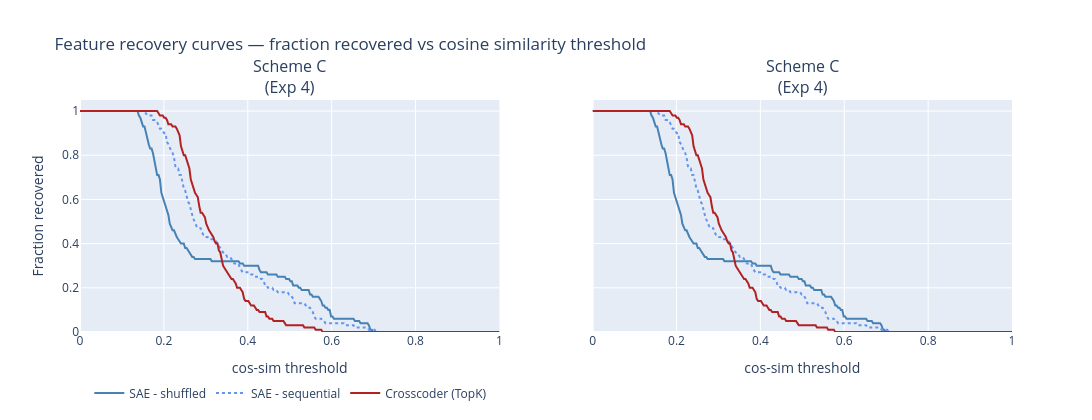

Source (notebook cell):
### Markdown cell above
---
## Summary — all experiments

We compare feature recovery across all four conditions using three metrics:
1. **Mean max cosine similarity** — averaged over true features.
2. **Recovery @ 0.9** — fraction of true features with a crosscoder latent aligned to ≥ 0.9 cosine similarity.
3. **Recovery @ 0.8** — same with a looser threshold.

### Code cell
# ── Summary table ──────────────────────────────────────────────────────────
print(f'\n{"Exp":<22} {"SAE-shuf AUC":>13} {"SAE-seq AUC":>12} {"XC AUC":>9} {"XC vs shuf":>11}')
print('-' * 72)
for r in ALL_RESULTS:
    label = r['label'].replace('\n', ' ')
    auc_s = r['sae_shuffled']['auc']
    auc_q = r['sae_sequential']['auc']
    auc_c = r['crosscoder']['auc']
    delta = auc_c - auc_s
    flag  = '  <- XC wins' if delta > 0.01 else ('  <- XC loses' if delta < -0.01 else '  ~')
    print(f'{label:<22} {auc_s:>13.4f} {auc_q:>12.4f} {auc_c:>9.4f} {delta:>+11.4f}{flag}')


# ── Recovery curves (final) ──────────────────────────────────────────────────
def recovery_curve(per_feature, thresholds):
    return np.array([(per_feature >= t).mean() for t in thresholds])

model_styles = {
    'sae_shuffled':   ('SAE - shuffled',    'steelblue',      'solid'),
    'sae_sequential': ('SAE - sequential',  'cornflowerblue', 'dot'),
    'crosscoder':     ('Crosscoder (TopK)', 'firebrick',      'solid'),
}

fig = make_subplots(
    rows=1, cols=len(ALL_RESULTS),
    subplot_titles=[r['label'].replace('\n', '<br>') for r in ALL_RESULTS],
    shared_yaxes=True,
)
for col, r in enumerate(ALL_RESULTS, start=1):
    for key, (name, color, dash) in model_styles.items():
        curve = recovery_curve(r[key]['per_feature'], THRESHOLDS)
        fig.add_trace(go.Scatter(
            x=THRESHOLDS, y=curve, name=name,
            line=dict(color=color, dash=dash, width=2),
            showlegend=(col == 1), legendgroup=key,
        ), row=1, col=col)

fig.update_layout(
    title='Feature recovery curves — fraction recovered vs cosine similarity threshold',
    height=420, width=1100,
    legend=dict(x=0.01, y=-0.2, orientation='h'),
)
fig.update_xaxes(title_text='cos-sim threshold', range=[0, 1])
fig.update_yaxes(title_text='Fraction recovered', range=[0, 1.05], col=1)
fig.show()

### Figure 1 — Plotly figure (JSON) as saved in the notebook; plotly's stock layout.template omitted (floating-point values rounded to 4 significant figures; data arrays with more than 128 entries replaced by an {"elided": "..."} marker saying what was removed)
{"data": [{"legendgroup": "sae_shuffled", "line": {"color": "steelblue", "dash": "solid", "width": 2}, "name": "SAE - shuffled", "showlegend": true, "type": "scatter", "x": {"elided": "300 float values"}, "xaxis": "x", "y": {"elided": "300 float values"}, "yaxis": "y"}, {"legendgroup": "sae_sequential", "line": {"color": "cornflowerblue", "dash": "dot", "width": 2}, "name": "SAE - sequential", "showlegend": true, "type": "scatter", "x": {"elided": "300 float values"}, "xaxis": "x", "y": {"elided": "300 float values"}, "yaxis": "y"}, {"legendgroup": "crosscoder", "line": {"color": "firebrick", "dash": "solid", "width": 2}, "name": "Crosscoder (TopK)", "showlegend": true, "type": "scatter", "x": {"elided": "300 float values"}, "xaxis": "x", "y": {"elided": "300 float values"}, "yaxis": "y"}, {"legendgroup": "sae_shuffled", "line": {"color": "steelblue", "dash": "solid", "width": 2}, "name": "SAE - shuffled", "showlegend": false, "type": "scatter", "x": {"elided": "300 float values"}, "xaxis": "x2", "y": {"elided": "300 float values"}, "yaxis": "y2"}, {"legendgroup": "sae_sequential", "line": {"color": "cornflowerblue", "dash": "dot", "width": 2}, "name": "SAE - sequential", "showlegend": false, "type": "scatter", "x": {"elided": "300 float values"}, "xaxis": "x2", "y": {"elided": "300 float values"}, "yaxis": "y2"}, {"legendgroup": "crosscoder", "line": {"color": "firebrick", "dash": "solid", "width": 2}, "name": "Crosscoder (TopK)", "showlegend": false, "type": "scatter", "x": {"elided": "300 float values"}, "xaxis": "x2", "y": {"elided": "300 float values"}, "yaxis": "y2"}], "layout": {"annotations": [{"font": {"size": 16}, "showarrow": false, "text": "Scheme C<br>(Exp 4)", "x": 0.225, "xanchor": "center", "xref": "paper", "y": 1, "yanchor": "bottom", "yref": "paper"}, {"font": {"size": 16}, "showarrow": false, "text": "Scheme C<br>(Exp 4)", "x": 0.775, "xanchor": "center", "xref": "paper", "y": 1, "yanchor": "bottom", "yref": "paper"}], "height": 420, "legend": {"orientation": "h", "x": 0.01, "y": -0.2}, "title": {"text": "Feature recovery curves — fraction recovered vs cosine similarity threshold"}, "width": 1100, "xaxis": {"anchor": "y", "domain": [0, 0.45], "range": [0, 1], "title": {"text": "cos-sim threshold"}}, "xaxis2": {"anchor": "y2", "domain": [0.55, 1], "range": [0, 1], "title": {"text": "cos-sim threshold"}}, "yaxis": {"anchor": "x", "domain": [0, 1], "range": [0, 1.05], "title": {"text": "Fraction recovered"}}, "yaxis2": {"anchor": "x2", "domain": [0, 1], "matches": "y", "showticklabels": false}}}
